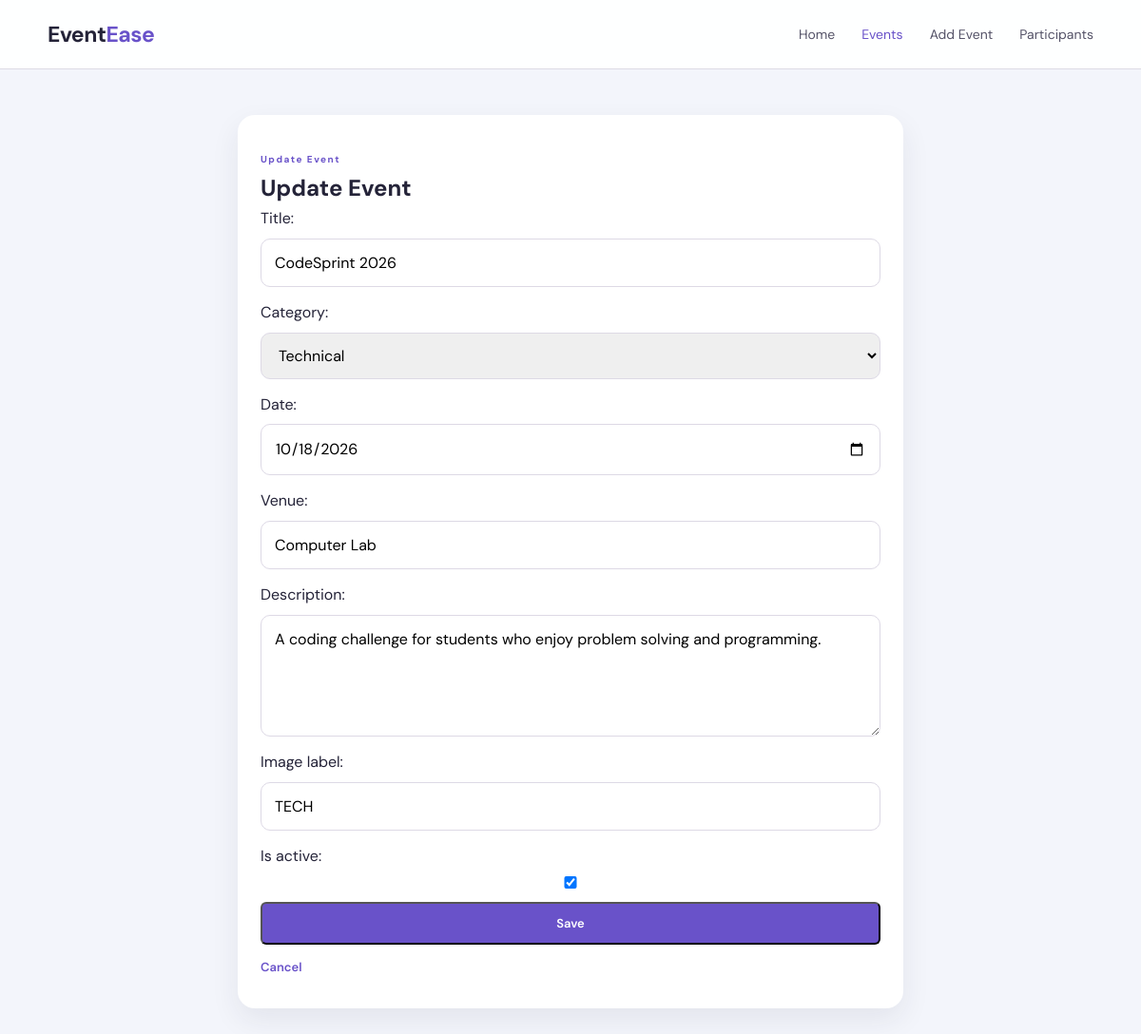
Screenshot of /events/1/update/ with the database file from the repository.
### events/models.py (models this page shows, shortened)
class Event(models.Model):
    CATEGORY_CHOICES = [
        ('technical', 'Technical'),
        ('cultural', 'Cultural'),
        ('sports', 'Sports'),
        ('academic', 'Academic'),
    ]
    title = models.CharField(max_length=200)
    category = models.CharField(max_length=20, choices=CATEGORY_CHOICES)
    date = models.DateField()
    venue = models.CharField(max_length=200)
    description = models.TextField()
    image_label = models.CharField(max_length=50, blank=True)
    is_active = models.BooleanField(default=True)
    created_at = models.DateTimeField(auto_now_add=True)
    class Meta:
        ordering = ['date']

### events/views.py (the view)
# urls.py: path('events/<int:pk>/update/', event_update, name='event_update'),
def event_update(request, pk):
    event = get_object_or_404(Event, pk=pk)
    if request.method == 'POST':
        form = EventForm(request.POST, instance=event)
        if form.is_valid():
            form.save()
            messages.success(request, 'Event updated successfully.')
            return redirect('event_detail', pk=event.pk)
    else:
        form = EventForm(instance=event)
    return render(request, 'events/event_form.html', {'form': form, 'title': 'Update Event'})

### events/forms.py
class EventForm(forms.ModelForm):
    class Meta:
        model = Event
        fields = ['title', 'category', 'date', 'venue', 'description', 'image_label', 'is_active']
        widgets = {
            'date': forms.DateInput(attrs={'type': 'date'}),
            'description': forms.Textarea(attrs={'rows': 4}),
        }

### events/templates/events/event_form.html (shortened to what this page needs)
{% extends 'events/base.html' %}
{% block content %}
<section class="dashboard-section form-card">
    <span class="section-label">{{ title }}</span>
    <h2>{{ title }}</h2>
    <form method="post" class="crud-form">
        {{ form.as_p }}
        <button type="submit" class="main-btn">Save</button>
        <a href="{% url 'event_list' %}" class="text-btn">Cancel</a>
    </form>
</section>
{% endblock %}

### events/static/events/style.css (style rules this page uses)
* { margin: 0; padding: 0; box-sizing: border-box; }
html { scroll-behavior: smooth; scroll-padding-top: 75px; }
body { font-family: "DM Sans", sans-serif; color: #242338; background: rgb(207, 239, 237); line-height: 1.6; }
.admin-body { background: #f3f5fb; }
.dashboard-section { max-width: 1100px; margin: 48px auto; padding: 32px 24px; background: #fff; border-radius: 18px; box-shadow: 0 12px 30px rgba(39, 36, 59, 0.08); }
.form-card { max-width: 700px; }
.crud-form { display: grid; gap: 14px; }
.crud-form p { display: grid; gap: 8px; }
.crud-form input, .crud-form select, .crud-form textarea { width: 100%; padding: 12px 14px; border: 1px solid #ddd9e5; border-radius: 10px; font: inherit; }
a { text-decoration: none; color: inherit; }
button, input, select { font-family: inherit; }
.main-btn { background: #6952c9; color: white; padding: 12px 22px; border-radius: 6px; font-size: 13px; font-weight: 600; transition: 0.2s; }
.text-btn { color: #6952c9; font-size: 13px; font-weight: 600; }
.section-title > div > span, .section-label { color: #6952c9; font-size: 10px; font-weight: 700; letter-spacing: 1.5px; }

### rows the page displays
Event: title "CodeSprint 2026", category "Technical", date "10/18/2026", venue "Computer Lab", description "A coding challenge for students who enjoy problem solving and programming.", image_label "TECH", is_active "☑"

### other values shown
{{ title }} "Update Event"
